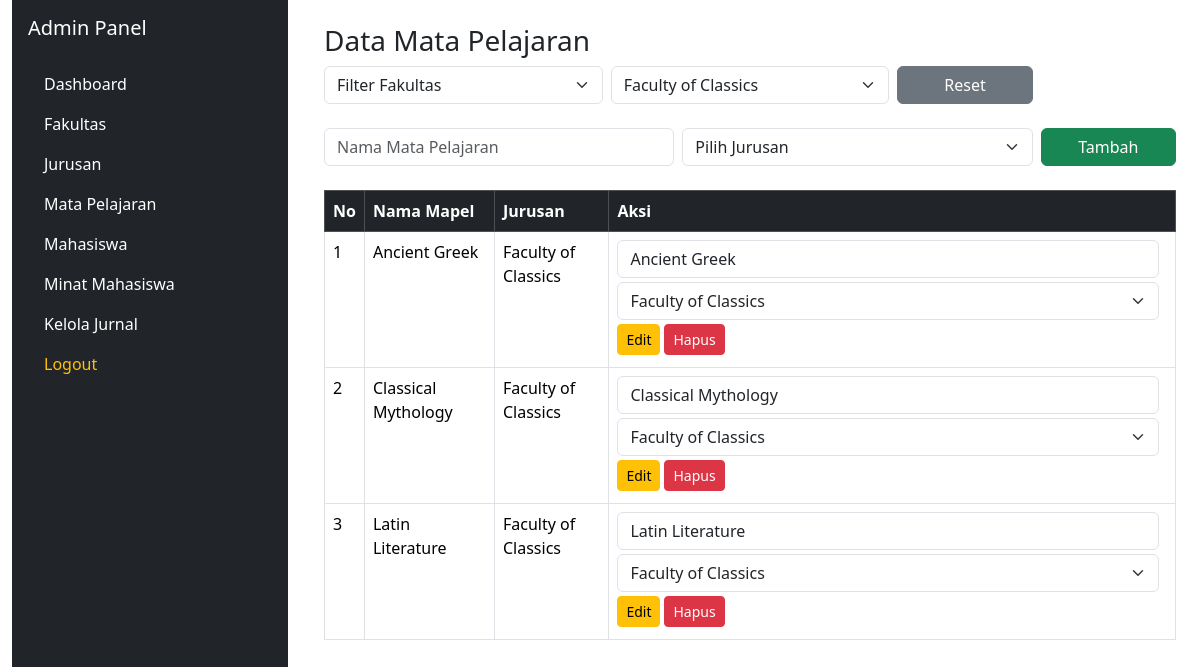
/build/cms/mapel.php?jurusan=1, run on the app's committed database.
### tables this page shows
CREATE TABLE `mata_pelajaran` (
  `id_mapel` int(11) NOT NULL,
  `id_jurusan` int(11) DEFAULT NULL,
  `nama_mapel` varchar(100) DEFAULT NULL,
  `deskripsi` text DEFAULT NULL
);

CREATE TABLE `jurusan` (
  `id_jurusan` int(11) NOT NULL,
  `nama_jurusan` varchar(150) NOT NULL,
  `id_fakultas` int(11) DEFAULT NULL
);

### build/cms/mapel.php (the view, shortened to what this page needs)
<?php
include '../../db-connection/koneksi.php';
$jurusan = mysqli_query($conn, "SELECT * FROM jurusan ORDER BY nama_jurusan ASC");
$filter_fakultas = isset($_GET['fakultas']) ? $_GET['fakultas'] : '';
$filter_jurusan = isset($_GET['jurusan']) ? $_GET['jurusan'] : '';
$where = "";
if ($filter_jurusan) {
    $where = "WHERE mata_pelajaran.id_jurusan = '$filter_jurusan'";
} elseif ($filter_fakultas) {
    $where = "WHERE jurusan.id_fakultas = '$filter_fakultas'";
}
$mapel = mysqli_query($conn, "
  SELECT mata_pelajaran.*, jurusan.nama_jurusan, jurusan.id_fakultas
  FROM mata_pelajaran
  JOIN jurusan ON mata_pelajaran.id_jurusan = jurusan.id_jurusan
  $where
  ORDER BY nama_mapel ASC
");
?>
<!DOCTYPE html>
<html lang="en">
<head>
  <link href="https://cdn.jsdelivr.net/npm/bootstrap@5.3.2/dist/css/bootstrap.min.css" rel="stylesheet">
</head>
<body>
<div class="container-fluid">
  <div class="row">
    <div class="col-3">
      <?php include 'sidebar.php'; ?>
    </div>
    <div class="col-9 p-4">
      <h3>Data Mata Pelajaran</h3>
      <form method="GET" class="row g-2 mb-4">
        <div class="col-md-4">
          <select name="fakultas" class="form-select" onchange="this.form.submit()">
            <option value="">Filter Fakultas</option>
          </select>
        </div>
        <div class="col-md-4">
          <select name="jurusan" class="form-select" onchange="this.form.submit()">
            <?php mysqli_data_seek($jurusan, 0); while ($j = mysqli_fetch_assoc($jurusan)): ?>
              <?php if (!$filter_fakultas || $j['id_fakultas'] == $filter_fakultas): ?>
              <option value="<?= $j['id_jurusan'] ?>" <?= ($j['id_jurusan'] == $filter_jurusan) ? 'selected' : '' ?>>
                <?= $j['nama_jurusan'] ?>
              </option>
              <?php endif; ?>
            <?php endwhile; ?>
          </select>
        </div>
        <div class="col-md-2">
          <a href="mapel.php" class="btn btn-secondary w-100">Reset</a>
        </div>
      </form>
      <form method="POST" class="row g-2 mb-4">
        <div class="col-md-5">
          <input type="text" name="nama_mapel" class="form-control" placeholder="Nama Mata Pelajaran" required>
        </div>
        <div class="col-md-5">
          <select name="id_jurusan" class="form-select" required>
            <option disabled selected>Pilih Jurusan</option>
            <?php mysqli_data_seek($jurusan, 0); while($j = mysqli_fetch_assoc($jurusan)): ?>
              <option value="<?= $j['id_jurusan'] ?>"><?= $j['nama_jurusan'] ?></option>
            <?php endwhile; ?>
          </select>
        </div>
        <div class="col-md-2">
          <button type="submit" name="tambah" class="btn btn-success w-100">Tambah</button>
        </div>
      </form>
      <table class="table table-bordered">
        <thead class="table-dark">
          <tr>
            <th>No</th>
            <th>Nama Mapel</th>
            <th>Jurusan</th>
            <th>Aksi</th>
          </tr>
        </thead>
        <tbody>
          <?php $no = 1; while($m = mysqli_fetch_assoc($mapel)): ?>
          <tr>
            <td><?= $no++ ?></td>
            <td><?= $m['nama_mapel'] ?></td>
            <td><?= $m['nama_jurusan'] ?></td>
            <td>
              <form method="POST" class="d-inline-flex flex-wrap">
                <input type="text" name="nama_mapel" value="<?= $m['nama_mapel'] ?>" class="form-control me-2 mb-1" required>
                <select name="id_jurusan" class="form-select me-2 mb-1" required>
                  <?php mysqli_data_seek($jurusan, 0); while($j = mysqli_fetch_assoc($jurusan)): ?>
                    <option value="<?= $j['id_jurusan'] ?>" <?= ($j['id_jurusan'] == $m['id_jurusan']) ? 'selected' : '' ?>>
                      <?= $j['nama_jurusan'] ?>
                    </option>
                  <?php endwhile; ?>
                </select>
                <button type="submit" name="edit" class="btn btn-warning btn-sm me-1 mb-1">Edit</button>
                <a href="?hapus=<?= $m['id_mapel'] ?>" class="btn btn-danger btn-sm mb-1" onclick="return confirm('Hapus mata pelajaran ini?')">Hapus</a>
              </form>
            </td>
          </tr>
          <?php endwhile; ?>
        </tbody>
      </table>
    </div>
  </div>
</div>
</body>
</html>

### data on the page
mata_pelajaran: nama_mapel "Ancient Greek", id_jurusan.nama_jurusan "Faculty of Classics", id_jurusan "Faculty of Classics"
mata_pelajaran: nama_mapel "Classical Mythology", id_jurusan.nama_jurusan "Faculty of Classics", id_jurusan "Faculty of Classics"
mata_pelajaran: nama_mapel "Latin Literature", id_jurusan.nama_jurusan "Faculty of Classics", id_jurusan "Faculty of Classics"

### other printed values
form field jurusan "Faculty of Classics"
